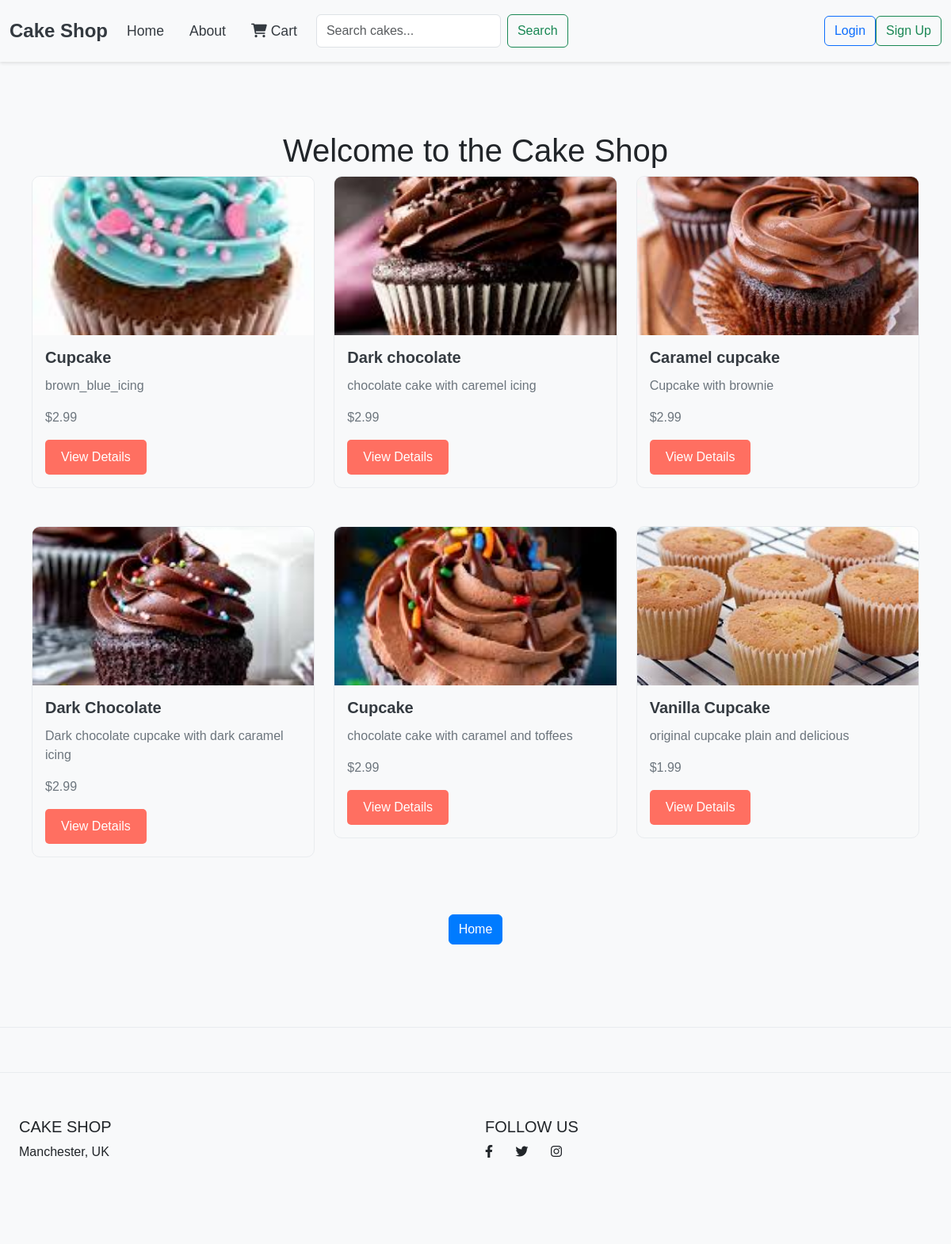
The app's page /shop/, older data.
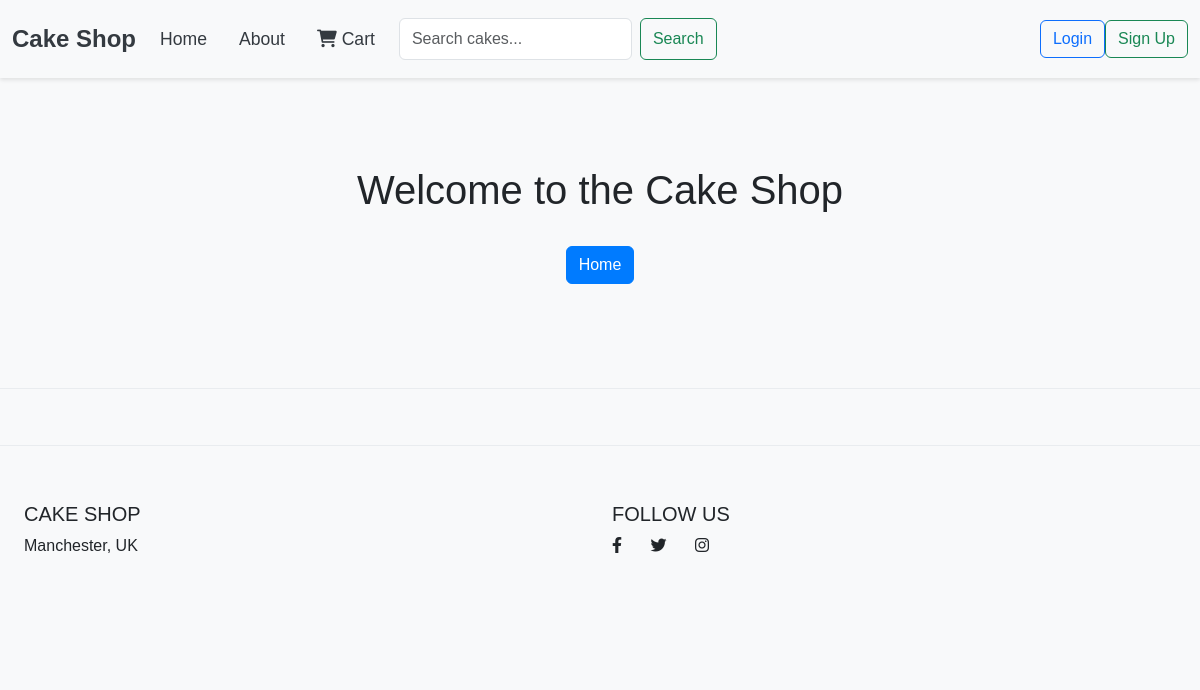
The same page, newer data.
### shop/models.py (models this page shows, shortened)
class Cake(models.Model):
    name = models.CharField(max_length=100)
    description = models.TextField()
    price = models.DecimalField(max_digits=10, decimal_places=2)
    category = models.ForeignKey(Category, on_delete=models.CASCADE)
    image = models.ImageField(upload_to='cakes/')

### shop/views.py (the view)
# urls.py: path('', views.index, name='index'),  # Home page
def index(request):
    cakes = Cake.objects.all()  # Fetch all cakes from the database
    return render(request, 'shop/index.html', {'cakes': cakes})

### shop/templates/shop/index.html
{% extends 'base.html' %}
{% block content %}
<div class="container mt-4">
    <h1 class="text-center">Welcome to the Cake Shop</h1>
    <div class="row">
        {% for cake in cakes %}
        <div class="col-md-4 mb-4">
            <div class="cake-card">
                <img src="{{ cake.image.url }}" alt="{{ cake.name }}" class="img-fluid">
                <div class="card-body">
                    <h5 class="card-title">{{ cake.name }}</h5>
                    <p class="card-text">{{ cake.description }}</p>
                    <p class="card-text">${{ cake.price }}</p>
                    <a href="{% url 'shop:cake_detail' cake.id %}" class="btn btn-custom">View Details</a>
                </div>
            </div>
        </div>
        {% endfor %}
    </div>
    <div class="text-center mt-4">
        <a href="{% url 'shop:index' %}" class="btn btn-primary">Home</a>
    </div>
</div>
{% endblock %}

Row changes from the older to the newer data that the page shows:
removed Cake: image (picture), name "Cupcake", description "brown_blue_icing", price "2.99"
removed Cake: image (picture), name "Dark chocolate", description "chocolate cake with caremel icing", price "2.99"
removed Cake: image (picture), name "Caramel cupcake", description "Cupcake with brownie", price "2.99"
removed Cake: image (picture), name "Dark Chocolate", description "Dark chocolate cupcake with dark caramel icing", price "2.99"
removed Cake: image (picture), name "Cupcake", description "chocolate cake with caramel and toffees", price "2.99"
removed Cake: image (picture), name "Vanilla Cupcake", description "original cupcake plain and delicious", price "1.99"
